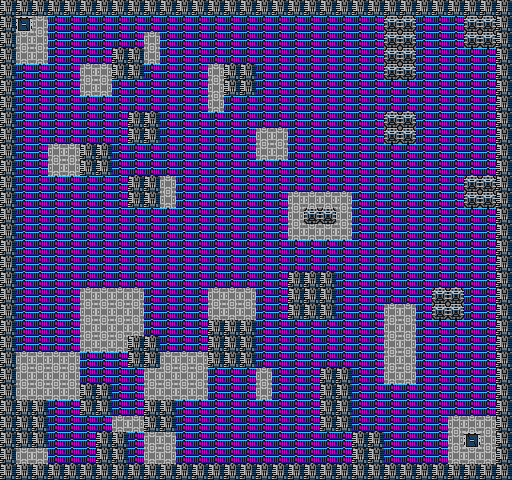

Tiled map render using the project's own tile images. Description and the whole map definition, tile-layer contents included, below:
An orthogonal 32x30 tile map with 16x16 px tiles, 1 tile layer (tilemap), 1 hidden layer not drawn and 2 objects (2x transfer).

<map version="1.0" tiledversion="1.1.2" orientation="orthogonal" renderorder="right-down" width="32" height="30" tilewidth="16" tileheight="16" infinite="0" nextobjectid="3">
 <properties>
  <property name="background_tile" type="int" value="83" />
  <property name="bgm" value="space" />
  <property name="encounter_table" type="int" value="2" />
 </properties>
 <tileset firstgid="1" source="tileset.tsx" />
 <layer name="tilemap" width="32" height="30" locked="1">
  <data encoding="csv">
84,84,84,84,84,84,84,84,84,84,84,84,84,84,84,84,84,84,84,84,84,84,84,84,84,84,84,84,84,84,84,84,
84,87,70,66,66,66,66,66,66,66,66,66,66,66,66,66,66,66,66,66,66,66,66,66,82,82,66,66,66,82,82,84,
84,70,70,66,66,66,66,66,66,70,66,66,66,66,66,66,66,66,66,66,66,66,66,66,82,82,66,66,66,82,82,84,
84,70,70,66,66,66,66,84,84,70,66,66,66,66,66,66,66,66,66,66,66,66,66,66,82,82,66,66,66,66,66,84,
84,66,66,66,66,70,70,84,84,66,66,66,66,70,84,84,66,66,66,66,66,66,66,66,82,82,66,66,66,66,66,84,
84,66,66,66,66,70,70,66,66,66,66,66,66,70,84,84,66,66,66,66,66,66,66,66,66,66,66,66,66,66,66,84,
84,66,66,66,66,66,66,66,66,66,66,66,66,70,66,66,66,66,66,66,66,66,66,66,66,66,66,66,66,66,66,84,
84,66,66,66,66,66,66,66,84,84,66,66,66,66,66,66,66,66,66,66,66,66,66,66,82,82,66,66,66,66,66,84,
84,66,66,66,66,66,66,66,84,84,66,66,66,66,66,66,70,70,66,66,66,66,66,66,82,82,66,66,66,66,66,84,
84,66,66,70,70,84,84,66,66,66,66,66,66,66,66,66,70,70,66,66,66,66,66,66,66,66,66,66,66,66,66,84,
84,66,66,70,70,84,84,66,66,66,66,66,66,66,66,66,66,66,66,66,66,66,66,66,66,66,66,66,66,66,66,84,
84,66,66,66,66,66,66,66,84,84,70,66,66,66,66,66,66,66,66,66,66,66,66,66,66,66,66,66,66,82,82,84,
84,66,66,66,66,66,66,66,84,84,70,66,66,66,66,66,66,66,70,70,70,70,66,66,66,66,66,66,66,82,82,84,
84,66,66,66,66,66,66,66,66,66,66,66,66,66,66,66,66,66,70,82,82,70,66,66,66,66,66,66,66,66,66,84,
84,66,66,66,66,66,66,66,66,66,66,66,66,66,66,66,66,66,70,70,70,70,66,66,66,66,66,66,66,66,66,84,
84,66,66,66,66,66,66,66,66,66,66,66,66,66,66,66,66,66,66,66,66,66,66,66,66,66,66,66,66,66,66,84,
84,66,66,66,66,66,66,66,66,66,66,66,66,66,66,66,66,66,66,66,66,66,66,66,66,66,66,66,66,66,66,84,
84,66,66,66,66,66,66,66,66,66,66,66,66,66,66,66,66,66,84,84,84,66,66,66,66,66,66,66,66,66,66,84,
84,66,66,66,66,70,70,70,70,66,66,66,66,70,70,70,66,66,84,84,84,66,66,66,66,66,66,82,82,66,66,84,
84,66,66,66,66,70,70,70,70,66,66,66,66,70,70,70,66,66,84,84,84,66,66,66,70,70,66,82,82,66,66,84,
84,66,66,66,66,70,70,70,70,66,66,66,66,84,84,84,66,66,66,66,66,66,66,66,70,70,66,66,66,66,66,84,
84,66,66,66,66,70,70,70,84,84,66,66,66,84,84,84,66,66,66,66,66,66,66,66,70,70,66,66,66,66,66,84,
84,70,70,70,70,66,66,66,84,84,70,70,70,84,84,84,66,66,66,66,66,66,66,66,70,70,66,66,66,66,66,84,
84,70,70,70,70,66,66,66,66,70,70,70,70,66,66,66,70,66,66,66,84,84,66,66,70,70,66,66,66,66,66,84,
84,70,70,70,70,84,84,66,66,70,70,70,70,66,66,66,70,66,66,66,84,84,66,66,66,66,66,66,66,66,66,84,
84,84,84,66,66,84,84,66,66,84,84,66,66,66,66,66,66,66,66,66,84,84,66,66,66,66,66,66,66,66,66,84,
84,84,84,66,66,66,66,70,70,84,84,66,66,66,66,66,66,66,66,66,84,84,66,66,66,66,66,66,70,70,70,84,
84,84,84,66,66,66,84,84,66,70,70,66,66,66,66,66,66,66,66,66,66,66,84,84,66,66,66,66,70,87,70,84,
84,70,70,66,66,66,84,84,66,70,70,66,66,66,66,66,66,66,66,66,66,66,84,84,66,66,66,66,70,70,70,84,
84,84,84,84,84,84,84,84,84,84,84,84,84,84,84,84,84,84,84,84,84,84,84,84,84,84,84,84,84,84,84,84
</data>
 </layer>
 <layer name="collision" width="32" height="30" visible="0">
  <data encoding="csv">
256,256,256,256,256,256,256,256,256,256,256,256,256,256,256,256,256,256,256,256,256,256,256,256,256,256,256,256,256,256,256,256,
256,0,0,0,0,0,0,0,0,0,0,0,0,0,0,0,0,0,0,0,0,0,0,0,256,256,0,0,0,256,256,256,
256,0,0,0,0,0,0,0,0,0,0,0,0,0,0,0,0,0,0,0,0,0,0,0,256,256,0,0,0,256,256,256,
256,0,0,0,0,0,0,256,256,0,0,0,0,0,0,0,0,0,0,0,0,0,0,0,256,256,0,0,0,0,0,256,
256,0,0,0,0,0,0,256,256,0,0,0,0,0,256,256,0,0,0,0,0,0,0,0,256,256,0,0,0,0,0,256,
256,0,0,0,0,0,0,0,0,0,0,0,0,0,256,256,0,0,0,0,0,0,0,0,0,0,0,0,0,0,0,256,
256,0,0,0,0,0,0,0,0,0,0,0,0,0,0,0,0,0,0,0,0,0,0,0,0,0,0,0,0,0,0,256,
256,0,0,0,0,0,0,0,256,256,0,0,0,0,0,0,0,0,0,0,0,0,0,0,256,256,0,0,0,0,0,256,
256,0,0,0,0,0,0,0,256,256,0,0,0,0,0,0,0,0,0,0,0,0,0,0,256,256,0,0,0,0,0,256,
256,0,0,0,0,256,256,0,0,0,0,0,0,0,0,0,0,0,0,0,0,0,0,0,0,0,0,0,0,0,0,256,
256,0,0,0,0,256,256,0,0,0,0,0,0,0,0,0,0,0,0,0,0,0,0,0,0,0,0,0,0,0,0,256,
256,0,0,0,0,0,0,0,256,256,0,0,0,0,0,0,0,0,0,0,0,0,0,0,0,0,0,0,0,256,256,256,
256,0,0,0,0,0,0,0,256,256,0,0,0,0,0,0,0,0,0,0,0,0,0,0,0,0,0,0,0,256,256,256,
256,0,0,0,0,0,0,0,0,0,0,0,0,0,0,0,0,0,0,256,256,0,0,0,0,0,0,0,0,0,0,256,
256,0,0,0,0,0,0,0,0,0,0,0,0,0,0,0,0,0,0,0,0,0,0,0,0,0,0,0,0,0,0,256,
256,0,0,0,0,0,0,0,0,0,0,0,0,0,0,0,0,0,0,0,0,0,0,0,0,0,0,0,0,0,0,256,
256,0,0,0,0,0,0,0,0,0,0,0,0,0,0,0,0,0,0,0,0,0,0,0,0,0,0,0,0,0,0,256,
256,0,0,0,0,0,0,0,0,0,0,0,0,0,0,0,0,0,256,256,256,0,0,0,0,0,0,0,0,0,0,256,
256,0,0,0,0,0,0,0,0,0,0,0,0,0,0,0,0,0,256,256,256,0,0,0,0,0,0,256,256,0,0,256,
256,0,0,0,0,0,0,0,0,0,0,0,0,0,0,0,0,0,256,256,256,0,0,0,0,0,0,256,256,0,0,256,
256,0,0,0,0,0,0,0,0,0,0,0,0,256,256,256,0,0,0,0,0,0,0,0,0,0,0,0,0,0,0,256,
256,0,0,0,0,0,0,0,256,256,0,0,0,256,256,256,0,0,0,0,0,0,0,0,0,0,0,0,0,0,0,256,
256,0,0,0,0,0,0,0,256,256,0,0,0,256,256,256,0,0,0,0,0,0,0,0,0,0,0,0,0,0,0,256,
256,0,0,0,0,0,0,0,0,0,0,0,0,0,0,0,0,0,0,0,256,256,0,0,0,0,0,0,0,0,0,256,
256,0,0,0,0,256,256,0,0,0,0,0,0,0,0,0,0,0,0,0,256,256,0,0,0,0,0,0,0,0,0,256,
256,256,256,0,0,256,256,0,0,256,256,0,0,0,0,0,0,0,0,0,256,256,0,0,0,0,0,0,0,0,0,256,
256,256,256,0,0,0,0,0,0,256,256,0,0,0,0,0,0,0,0,0,256,256,0,0,0,0,0,0,0,0,0,256,
256,256,256,0,0,0,256,256,0,0,0,0,0,0,0,0,0,0,0,0,0,0,256,256,0,0,0,0,0,0,0,256,
256,0,0,0,0,0,256,256,0,0,0,0,0,0,0,0,0,0,0,0,0,0,256,256,0,0,0,0,0,0,0,256,
256,256,256,256,256,256,256,256,256,256,256,256,256,256,256,256,256,256,256,256,256,256,256,256,256,256,256,256,256,256,256,256
</data>
 </layer>
 <objectgroup name="object">
  <object id="1" name="space_tower" type="transfer" gid="242" x="16" y="32" width="16" height="16">
   <properties>
    <property name="transfer_map" value="space_tower" />
    <property name="transfer_x" type="int" value="19" />
    <property name="transfer_y" type="int" value="25" />
   </properties>
  </object>
  <object id="2" name="road_to_cockpit_2" type="transfer" gid="242" x="464" y="448" width="16" height="16">
   <properties>
    <property name="transfer_map" value="road_to_cockpit_2" />
    <property name="transfer_x" type="int" value="2" />
    <property name="transfer_y" type="int" value="2" />
   </properties>
  </object>
 </objectgroup>
</map>
